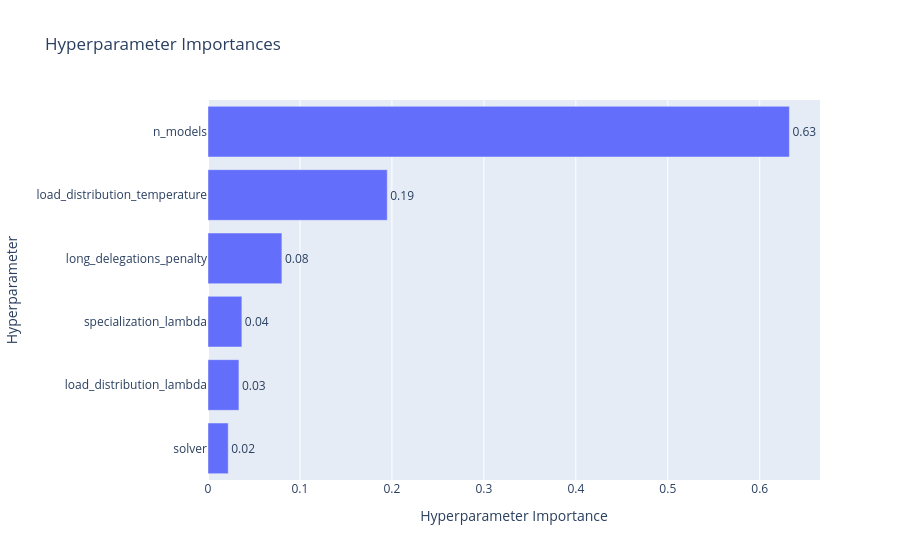

Notebook cell for this chart:
### Code cell
from optuna.importance import FanovaImportanceEvaluator
from optuna.visualization import plot_param_importances

# 1. Calculate numerical importance
importance = optuna.importance.get_param_importances(
    study, 
    evaluator=FanovaImportanceEvaluator()
)

# 2. Visualize the results
plot_param_importances(study, evaluator=FanovaImportanceEvaluator())

### Figure 1 — Plotly figure (JSON) as saved in the notebook; plotly's stock layout.template omitted (floating-point values rounded to 4 significant figures)
{"data": [{"cliponaxis": false, "hovertemplate": ["solver (CategoricalDistribution): 0.021992404123437715<extra></extra>", "load_distribution_lambda (FloatDistribution): 0.03363718624027389<extra></extra>", "specialization_lambda (FloatDistribution): 0.036832737845206<extra></extra>", "long_delegations_penalty (FloatDistribution): 0.08033872274494436<extra></extra>", "load_distribution_temperature (FloatDistribution): 0.19494494001966597<extra></extra>", "n_models (IntDistribution): 0.632254009026472<extra></extra>"], "name": "Objective Value", "orientation": "h", "text": ["0.02", "0.03", "0.04", "0.08", "0.19", "0.63"], "textposition": "outside", "type": "bar", "x": [0.02199, 0.03364, 0.03683, 0.08034, 0.1949, 0.6323], "y": ["solver", "load_distribution_lambda", "specialization_lambda", "long_delegations_penalty", "load_distribution_temperature", "n_models"]}], "layout": {"title": {"text": "Hyperparameter Importances"}, "xaxis": {"title": {"text": "Hyperparameter Importance"}}, "yaxis": {"title": {"text": "Hyperparameter"}}}}
